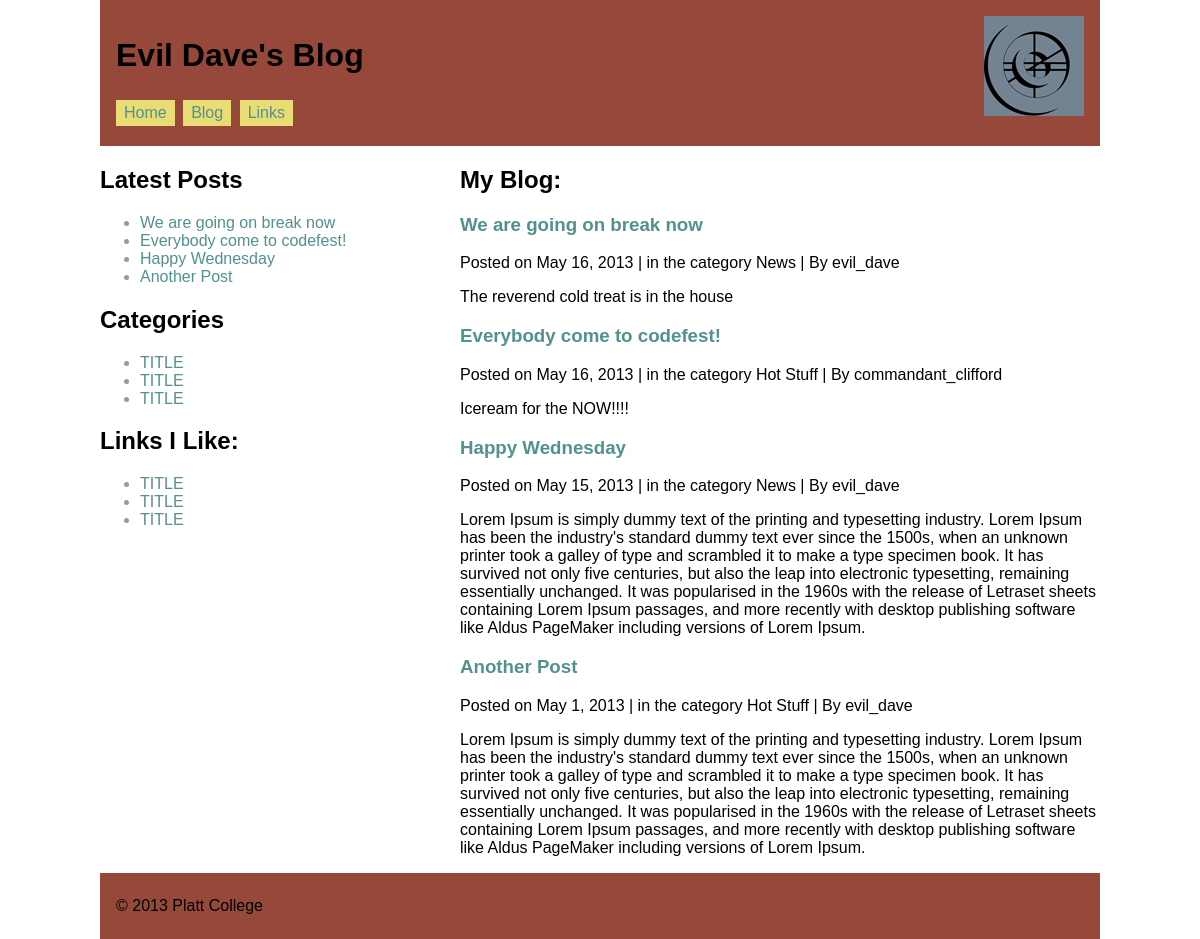
Screenshot of /blog/index.php?page=blog with the database file from the repository.
### tables this page shows
CREATE TABLE IF NOT EXISTS `posts` (
  `post_id` mediumint(8) unsigned NOT NULL AUTO_INCREMENT,
  `title` text NOT NULL,
  `date` datetime NOT NULL,
  `body` text NOT NULL,
  `category_id` mediumint(8) unsigned NOT NULL,
  `user_id` mediumint(8) unsigned NOT NULL,
  `is_public` tinyint(1) NOT NULL,
  `allow_comments` tinyint(1) NOT NULL,
  PRIMARY KEY (`post_id`)
);

CREATE TABLE IF NOT EXISTS `categories` (
  `category_id` mediumint(8) unsigned NOT NULL AUTO_INCREMENT,
  `name` varchar(40) NOT NULL,
  `color` varchar(40) NOT NULL,
  PRIMARY KEY (`category_id`)
);

CREATE TABLE IF NOT EXISTS `users` (
  `user_id` mediumint(8) unsigned NOT NULL AUTO_INCREMENT,
  `username` varchar(100) NOT NULL,
  `password` varchar(40) NOT NULL,
  `email` varchar(100) NOT NULL,
  `join_date` date NOT NULL,
  `avatar_link` varchar(100) NOT NULL,
  `is_admin` tinyint(1) NOT NULL,
  PRIMARY KEY (`user_id`)
);

### blog/function.php (called while the page is built, shortened)
<?php
function convert_date($dateR){
	$engMon=array('January','February','March','April','May','June','July','August','September','October','November','December',' ');
	$l_months='January:February:March:April:May:June:July:August:September:October:November:December';
	$dateFormat='F j, Y';
	$months=explode (':', $l_months);
	$months[]='&nbsp;';
	$dfval=strtotime($dateR);
	$dateR=date($dateFormat,$dfval);
	$dateR=str_replace($engMon,$months,$dateR);
	return $dateR;
}

### blog/content-blog.php (the view)
<?php
$query = 'SELECT posts.*, categories.*, users.username, users.user_id
			FROM posts, categories, users
			WHERE posts.is_public = 1
			AND posts.category_id = categories.category_id
			AND posts.user_id = users.user_id
			ORDER BY posts.date DESC
			LIMIT 10';
if( $result = $db->query($query) ):
 ?>
<h2>My Blog:</h2>
	<?php
	while( $row = $result->fetch_assoc() ):
	?>
<article class="post">
	<h3><a href="index.php?page=single&amp;post_id=<?php echo $row['post_id'];?>"><?php echo $row['title']; ?></a></h3>
	<div class="postmeta">Posted on <?php echo convert_date($row['date']); ?>
		 | in the category <?php echo $row['name']; ?>
		 | By <?php echo $row['username']; ?>
	</div>
	<p><?php echo $row['body']; ?></p>
</article>
	<?php
	endwhile;
	?>
<?php else: ?>
	<h2>No Posts to Show</h2>
<?php endif; ?>

### blog/sidebar.php
<aside>
		<?php
		$query_latest = "SELECT title, post_id
						FROM posts
						WHERE is_public = 1
						ORDER BY date DESC
						LIMIT 10";
		if( $result_latest = $db->query($query_latest) ):
		 ?>
		<h2>Latest Posts</h2>
		<ul>
			<?php
			while( $row_latest = $result_latest->fetch_assoc() ): ?>
				<li>
	<a href="index.php?page=single&amp;post_id=<?php echo $row_latest['post_id']; ?>">
					<?php echo $row_latest['title']; ?></a></li>
			<?php endwhile; ?>
		</ul>
		<?php endif; ?>
		<h2>Categories</h2>
		<ul>
			<li><a href="#">TITLE</a></li>
			<li><a href="#">TITLE</a></li>
			<li><a href="#">TITLE</a></li>
		</ul>
		<h2>Links I Like:</h2>
		<ul>
			<li><a href="#">TITLE</a></li>
			<li><a href="#">TITLE</a></li>
			<li><a href="#">TITLE</a></li>
		</ul>
</aside>

### blog/style.css (style rules this page uses)
body { width: 98%; margin: 0 auto; font-size: 100%; max-width: 62.5em; font-family: 'Georgia', sans-serif }
a { color: #52918C; text-decoration: none; }
aside { width: 30%; float: left; min-width: 9.5em; color: #999; }
aside h2 { color: #000; }

### rows the page displays
posts: title "We are going on break now", date "May 16, 2013", category.name "News", user.username "evil_dave", body "The reverend cold treat is in the house"
posts: title "Everybody come to codefest!", date "May 16, 2013", category.name "Hot Stuff", user.username "commandant_clifford", body "Iceream for the NOW!!!!"
posts: title "Happy Wednesday", date "May 15, 2013", category.name "News", user.username "evil_dave", body "Lorem Ipsum is simply dummy text of the printing and typesetting industry. Lorem Ipsum has been the industry's standard dummy text ever since the 1500s, when an unknown printer took a galley of type and scrambled it to make a type specimen book. It has survived not only five centuries, but also the leap into electronic typesetting, remaining essentially unchanged. It was popularised in the 1960s with the release of Letraset sheets containing Lorem Ipsum passages, and more recently with desktop publishing software like Aldus PageMaker including versions of Lorem Ipsum."
posts: title "Another Post", date "May 1, 2013", category.name "Hot Stuff", user.username "evil_dave", body "Lorem Ipsum is simply dummy text of the printing and typesetting industry. Lorem Ipsum has been the industry's standard dummy text ever since the 1500s, when an unknown printer took a galley of type and scrambled it to make a type specimen book. It has survived not only five centuries, but also the leap into electronic typesetting, remaining essentially unchanged. It was popularised in the 1960s with the release of Letraset sheets containing Lorem Ipsum passages, and more recently with desktop publishing software like Aldus PageMaker including versions of Lorem Ipsum."
